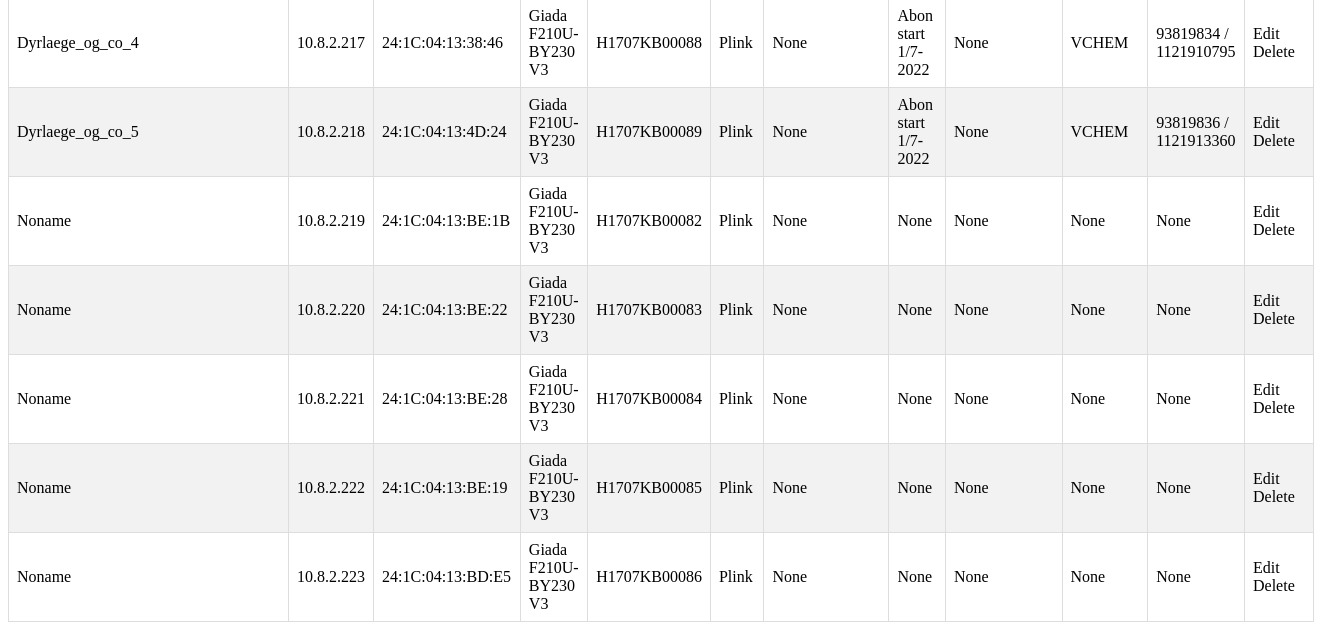
The app's page / (lower part), older data.
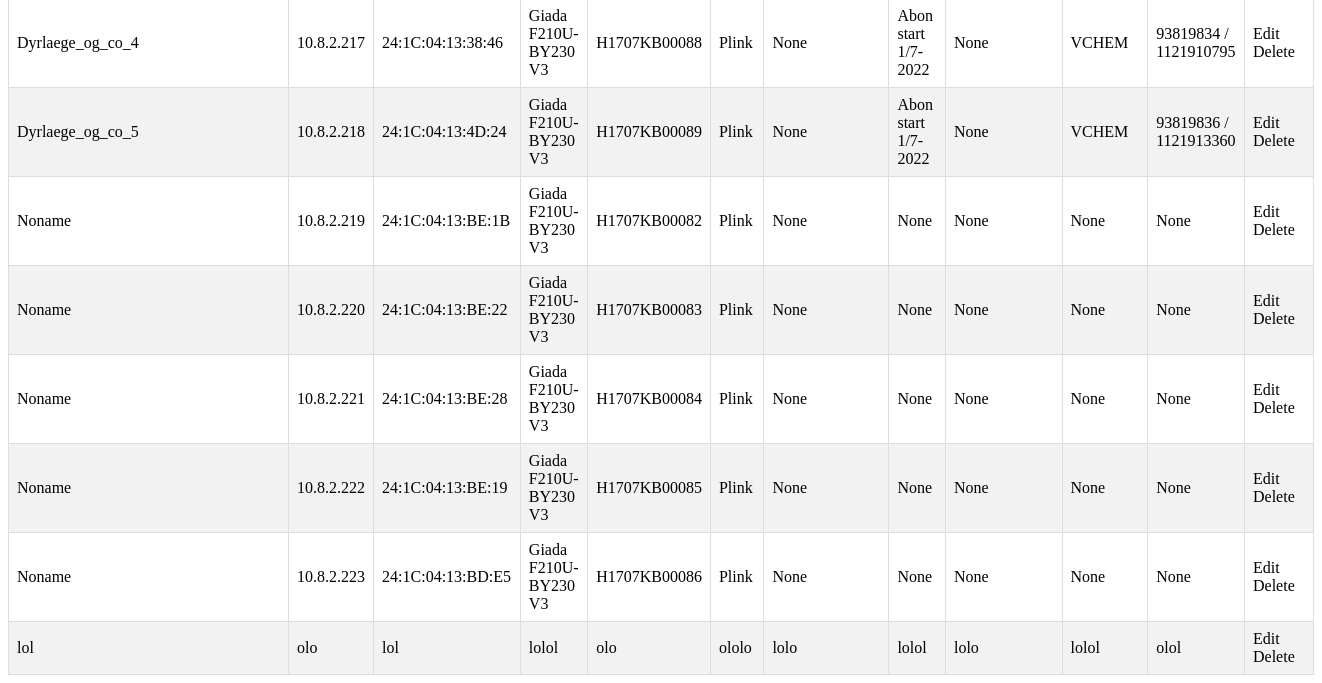
The same page, newer data.
### uploader/models.py (models this page shows, shortened)
class Product(models.Model):
    Lokation = models.CharField(max_length=1000, null=True,blank=True)
    KundeID = models.CharField(max_length=1000, null=True,blank=True)
    MACadd = models.CharField(max_length=1000, null=True,blank=True)
    Model = models.CharField(max_length=1000, null=True,blank=True)
    SerieNr = models.CharField(max_length=1000, null=True,blank=True)
    Navn = models.CharField(max_length=1000, null=True,blank=True)
    Image = models.CharField(max_length=1000, null=True,blank=True)
    GatewayIP = models.CharField(max_length=1000, null=True,blank=True)
    Noter = models.CharField(max_length=1000, null=True,blank=True)
    Journalsystem = models.CharField(max_length=1000, null=True,blank=True)
    Analyzers = models.CharField(max_length=1000, null=True,blank=True)
    SIMnr = models.CharField(max_length=1000, null=True,blank=True)

### uploader/views.py (the view)
# urls.py: path('', views.display_data, name='display_data'),
def display_data(request):
    products = Product.objects.all()
    search_form = SearchForm(request.GET)  # Get the search form data
    query = request.GET.get('query', '')  # Get the query from request GET parameters
    if query:
        products = products.filter(Lokation__icontains=query)  # Adjust the field as needed for your search
    return render(request, 'display_data.html', {'products': products, 'search_form': search_form})

### uploader/templates/display_data.html (shortened to what this page needs)
<html lang="en">
<head>
</head>
<body>
    <table>
        <tbody>
            {% for product in products %}
                <tr>
                    <td>{{ product.Lokation }}</td>
                    <td>{{ product.KundeID }}</td>
                    <td>{{ product.MACadd }}</td>
                    <td>{{ product.Model }}</td>
                    <td>{{ product.SerieNr }}</td>
                    <td>{{ product.Navn }}</td>
                    <td>{{ product.GatewayIP }}</td>
                    <td>{{ product.Noter }}</td>
                    <td>{{ product.Journalsystem }}</td>
                    <td>{{ product.Analyzers }}</td>
                    <td>{{ product.SIMnr }}</td>
                    <td>
                        <a href="{% url 'edit_product' product.id %}" class="edit">Edit</a>
                        <a href="{% url 'delete_product' product.id %}" class="delete">Delete</a>
                    </td>
                </tr>
            {% endfor %}
        </tbody>
    </table>
</body>
</html>

Row changes from the older to the newer data that the page shows:
added Product: Lokation "lol", KundeID "olo", MACadd "lol", Model "lolol", SerieNr "olo", Navn "ololo", GatewayIP "lolo", Noter "lolol", Journalsystem "lolo", Analyzers "lolol", SIMnr "olol"
